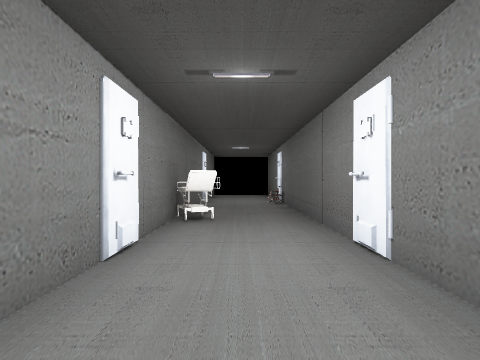
[1] (above)

12 first-person views from a walk through a scene from a Unity 3-D project. The camera is 1.4 m above the floor, looks level and sees 70° across. Doors are open. The floor is counted in squares, 2 m on a side. Each view is taken from the middle of a square. On the plan, view 1 faces up. The plan holds only what a view shows up to about 11 squares ahead; the rest is blank. The place goes on beyond the plan. The player is left out. Some surface patterns are stand-ins.

[2]
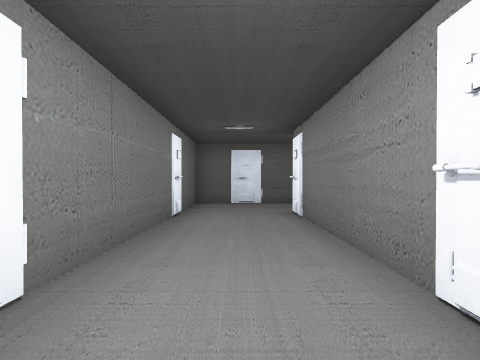

[3]
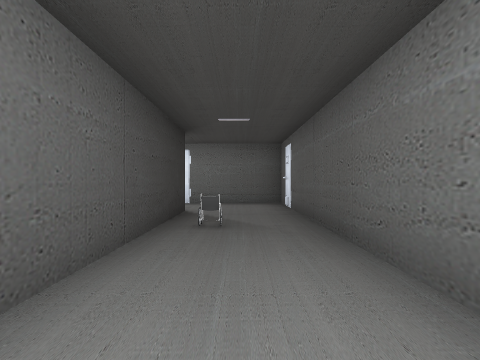

[4]
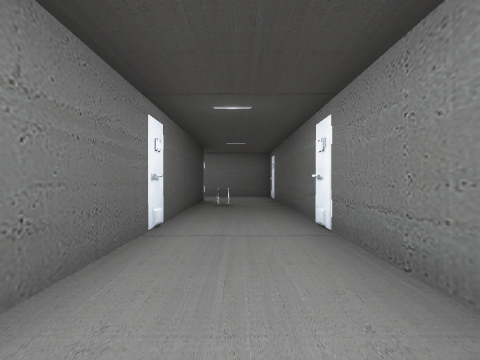

[5]
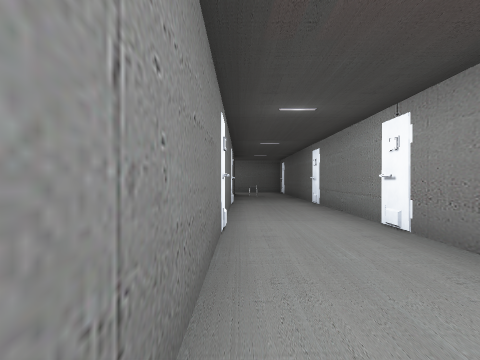

[6]
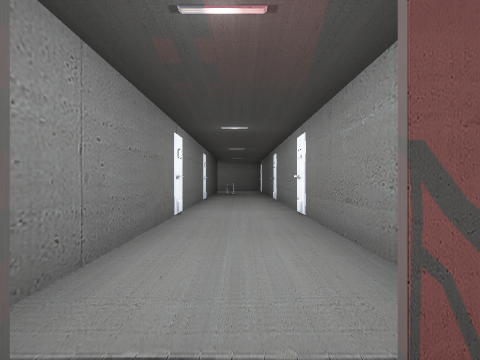

[7]
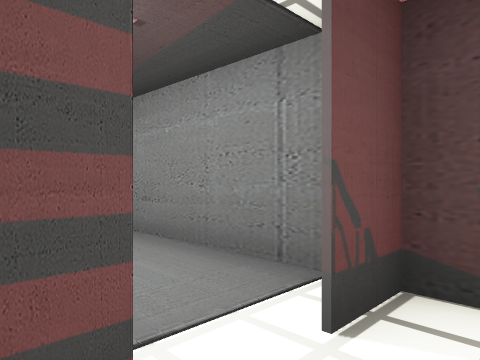

[8]
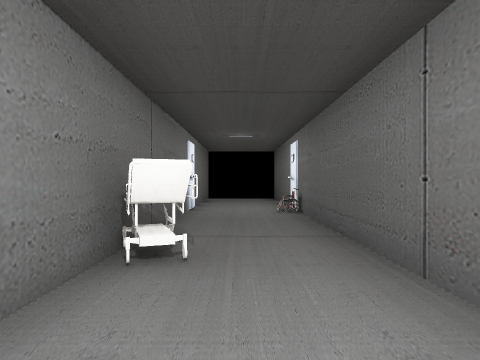

[9]
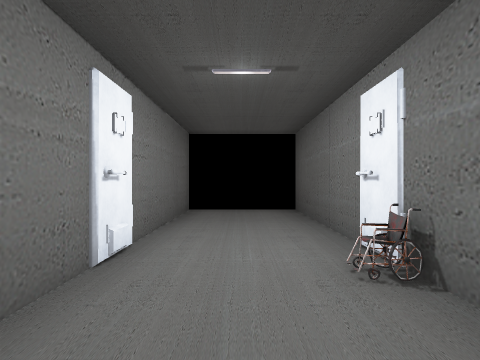

[10]
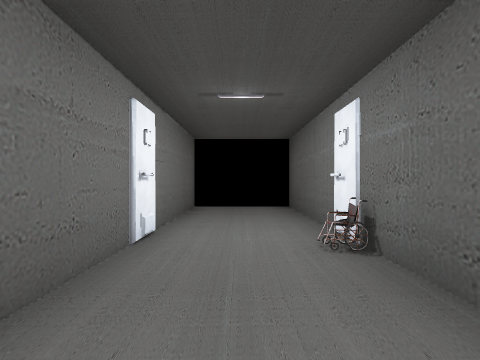

[11]
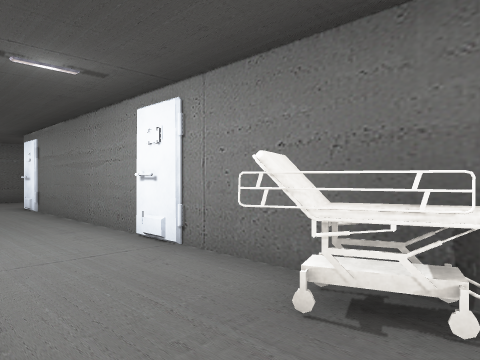

[12]
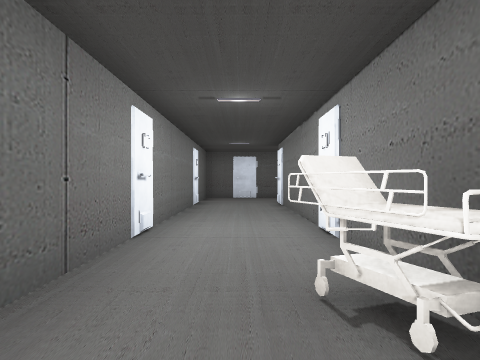

### Floor plan
Points are (right, up) in squares from view 1. A wall is a line through its corners. A room is listed if a view was taken in it or the views show most of it. See-through windows are left out.
Room 1 (views 1, 2, 3, 4, 5, 8, 9, 10, 11, 12)
walls: (-1.2, -2.8) (-18.2, -2.8); (-1.2, 5.4) (-1.2, -2.5); (-19.6, -5.2) (1.3, -5.2) (1.3, 11.5); (-1.2, 11.4) (-1.2, 6.9)
ways out: open door at (-19, -4.5) to room 2; opening at (0, 11)
objects: other object (-4, -4); other object (-1, 6); other object (1, 10)
Room 2 (views 6, 7)
walls: (-19.2, -5.2) (-19.2, -4.4)
ways out: open door at (-19, -4.5) to room 1

Positions as (right, up) in squares from view 1, and headings:
1: (0, 0), facing up
2: (0, 5), facing down
3: (-9, -4), facing right
4: (-13, -4), facing right
5: (-18, -3), facing right
6: (-20, -4), facing right
7: (-20, -3), facing down-right
8: (0, 3), facing up
9: (0, 8), facing up
10: (0, 7), facing up
11: (1, 7), facing down-left
12: (0, 8), facing down
